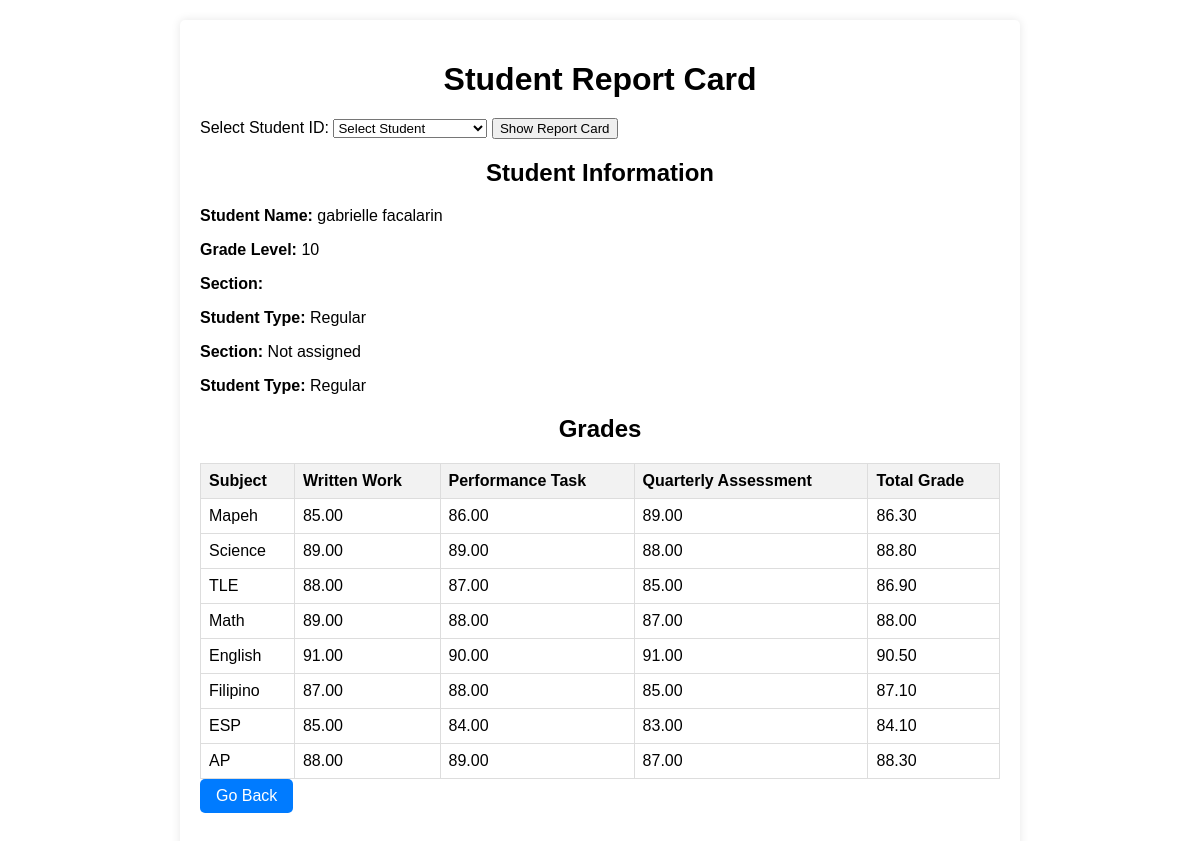
Page /report_card.php?student_id=32 on the committed database.
### tables this page shows
CREATE TABLE `students` (
  `student_id` int(11) NOT NULL,
  `student_name` varchar(255) NOT NULL,
  `grade_level` int(11) NOT NULL,
  `is_science` tinyint(1) NOT NULL DEFAULT 0,
  `section_name` varchar(255) NOT NULL,
  `grade_level_id` int(11) NOT NULL,
  `section_id` int(11) DEFAULT NULL
);

CREATE TABLE `student_grades` (
  `id` int(11) NOT NULL,
  `student_id` int(11) NOT NULL,
  `written_work` decimal(5,2) DEFAULT NULL,
  `performance_task` decimal(5,2) DEFAULT NULL,
  `quarterly_assessment` decimal(5,2) DEFAULT NULL,
  `total_grade` decimal(5,2) NOT NULL,
  `subject_id` int(11) NOT NULL
);

CREATE TABLE `subjects` (
  `id` int(11) NOT NULL,
  `subject_name` varchar(255) NOT NULL
);

### report_card.php (the view, shortened to what this page needs)
<!DOCTYPE html>
<html lang="en">
<head>
</head>
<body>
    <div class="container">
        <h1>Student Report Card</h1>
        <form method="GET" action="show_reportC.php">
            <label for="student_id">Select Student ID:</label>
            <select id="student_id" name="student_id" required>
                <option value="">Select Student</option>
                <?php
                $hostName = "localhost";
                $dbUser = "root";
                $dbPassword = "";
                $dbName = "users";
                $conn = mysqli_connect($hostName, $dbUser, $dbPassword, $dbName);
                ?>
            </select>
            <input type="submit" value="Show Report Card">
        </form>
        <?php
        if (isset($_GET['student_id']) && !empty($_GET['student_id'])) {
            $studentId = $_GET['student_id'];
            $sqlStudent = "SELECT * FROM students WHERE student_id = $studentId";
            $resultStudent = mysqli_query($conn, $sqlStudent);
            if (mysqli_num_rows($resultStudent) > 0) {
                $studentData = mysqli_fetch_assoc($resultStudent);
                $studentName = $studentData['student_name'];
                $gradeLevel = $studentData['grade_level'];
                $sectionName = $studentData['section_name'];
                $isScience = $studentData['is_science'] == 1 ? 'Science' : 'Regular';
                echo "<h2>Student Information</h2>";
                echo "<p><strong>Student Name:</strong> $studentName</p>";
                echo "<p><strong>Grade Level:</strong> $gradeLevel</p>";
                echo "<p><strong>Section:</strong> $sectionName</p>";
                echo "<p><strong>Student Type:</strong> $isScience</p>";
                if (!empty($sectionName)) {
                    echo "<p><strong>Section:</strong> $sectionName</p>";
                } else {
                    echo "<p><strong>Section:</strong> Not assigned</p>";
                }
                echo "<p><strong>Student Type:</strong> $isScience</p>";
                $sqlGrades = "SELECT subjects.subject_name, student_grades.written_work,
                    student_grades.performance_task, student_grades.quarterly_assessment,
                    student_grades.total_grade
                    FROM student_grades
                    INNER JOIN subjects ON student_grades.subject_id = subjects.id
                    WHERE student_grades.student_id = $studentId";
                $resultGrades = mysqli_query($conn, $sqlGrades);
                if (mysqli_num_rows($resultGrades) > 0) {
                    echo "<h2>Grades</h2>";
                    echo "<table>";
                    echo "<tr><th>Subject</th><th>Written Work</th><th>Performance Task</th><th>Quarterly Assessment</th><th>Total Grade</th></tr>";
                    while ($row = mysqli_fetch_assoc($resultGrades)) {
                        $subjectName = $row['subject_name'];
                        $writtenWork = $row['written_work'];
                        $performanceTask = $row['performance_task'];
                        $quarterlyAssessment = $row['quarterly_assessment'];
                        $totalGrade = $row['total_grade'];
                        echo "<tr>";
                        echo "<td>$subjectName</td>";
                        echo "<td>$writtenWork</td>";
                        echo "<td>$performanceTask</td>";
                        echo "<td>$quarterlyAssessment</td>";
                        echo "<td>$totalGrade</td>";
                        echo "</tr>";
                    }
                    echo "</table>";
                } else {
                    echo "No grades found for this student.";
                }
            } else {
                echo "Student not found.";
            }
        } else {
            echo "Please select a student to view the report card.";
        }
        ?>
        <a href="javascript:history.go(-1)" class="back-button">Go Back</a>
    </div>
</body>
</html>

### report_card.php (style rules this page uses)
body { font-family: Arial, sans-serif; background-color: #f4f4f4; margin: 0; padding: 0; background-color: rgba(255, 255, 255, 0.0); }
.container { max-width: 800px; margin: 20px auto; background-color: #fff; padding: 20px; border-radius: 5px; box-shadow: 0 0 10px rgba(0, 0, 0, 0.1); }
h1, h2, h3 { text-align: center; margin-bottom: 20px; }
table { width: 100%; border-collapse: collapse; margin-top: 20px; }
th, td { border: 1px solid #ddd; padding: 8px; text-align: left; }
th { background-color: #f2f2f2; }
.back-button { display: inline-block; padding: 8px 16px; background-color: #007bff; color: #fff; text-decoration: none; border-radius: 5px; margin-bottom: 20px; }

### rows in the picture
students: student_name "gabrielle facalarin", grade_level "10", is_science "Regular"
student_grades: subject.subject_name "Mapeh", written_work "85.00", performance_task "86.00", quarterly_assessment "89.00", total_grade "86.30"
student_grades: subject.subject_name "Science", written_work "89.00", performance_task "89.00", quarterly_assessment "88.00", total_grade "88.80"
student_grades: subject.subject_name "TLE", written_work "88.00", performance_task "87.00", quarterly_assessment "85.00", total_grade "86.90"
student_grades: subject.subject_name "Math", written_work "89.00", performance_task "88.00", quarterly_assessment "87.00", total_grade "88.00"
student_grades: subject.subject_name "English", written_work "91.00", performance_task "90.00", quarterly_assessment "91.00", total_grade "90.50"
student_grades: subject.subject_name "Filipino", written_work "87.00", performance_task "88.00", quarterly_assessment "85.00", total_grade "87.10"
student_grades: subject.subject_name "ESP", written_work "85.00", performance_task "84.00", quarterly_assessment "83.00", total_grade "84.10"
student_grades: subject.subject_name "AP", written_work "88.00", performance_task "89.00", quarterly_assessment "87.00", total_grade "88.30"
